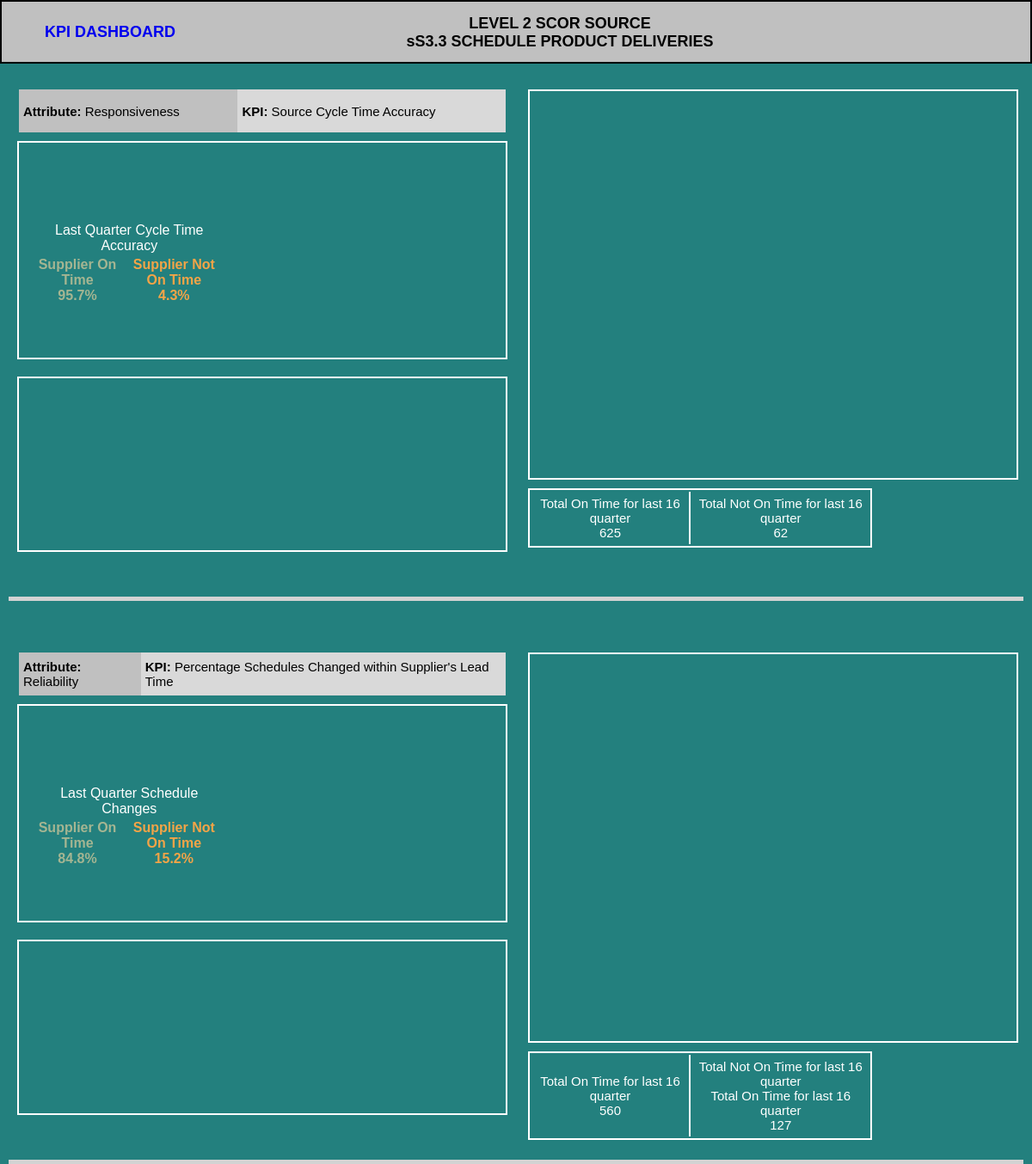
/source/source-tiga.php, run on the app's committed database.
### tables this page shows
CREATE TABLE "Source" (
	`id`	INTEGER PRIMARY KEY AUTOINCREMENT,
	`Year`	TEXT,
	`Quarter`	TEXT,
	`KulitPO`	TEXT,
	`KimiaPO`	TEXT,
	`TotalPO`	TEXT,
	`IdentifySourceOnTime`	TEXT,
	`NotOnTimeIdentifySource`	TEXT,
	`MaterialBiodegradable`	TEXT,
	`MaterialNotBiodegradable`	TEXT,
	`MaterialHazardous`	TEXT,
	`MaterialNotHazardous`	TEXT,
	`MaterialRecycledorReused`	TEXT,
	`MaterialNotRecycledorReused`	TEXT,
	`SupplierCertifiedISO`	TEXT,
	`SupplierUncertifiedISO`	TEXT,
	`SupplierEnvironmentalCriteria`	TEXT,
	`SupplierNotEnvironmentalCriteria`	TEXT,
	`SourceCycleOnTime`	TEXT,
	`SourceCycleNotOnTime`	TEXT,
	`LeadTimeOnSchedule`	TEXT,
	`LeadTimeChangedSchedule`	TEXT,
	`DemandRequirementOnTime`	TEXT,
	`DemandRequirementNotOnTime`	TEXT,
	`OrderCorrectContent`	TEXT,
	`OrderNotCorrectContent`	TEXT,
	`OrderDefectFree`	TEXT,
	`OrderDefect`	TEXT,
	`OrderDamageFree`	TEXT,
	`OrderDamage`	TEXT,
	`TransferredOnTime`	TEXT,
	`TransferredNotOnTime`	TEXT,
	`SuppliePaymentOnTime`	TEXT,
	`SupplierPaymentNotOnTime`	TEXT
);

### source/source-tiga.php (the view, shortened to what this page needs)
<?php
require '../layout.php';
?>
<body>
    <div id="container">
        <div id="header-detail">
            <a href="<?php echo $baseUrl ?>" style="color=black; text-decoration:none"><span style="float:left; margin-left:50px; margin-top: 25px">KPI DASHBOARD</span></a>
            <span style="margin-left:-100px">LEVEL 2 SCOR SOURCE<br>sS3.3 SCHEDULE PRODUCT DELIVERIES</span>
        </div>
        <?php
            $dir = 'sqlite:../db.db';
            $dbh = new PDO($dir) or die("Cannot open the database");
            $query = "SELECT * FROM Source ORDER BY id DESC LIMIT 16";
            $getPurchaseOrder = $dbh->prepare($query);
            $getPurchaseOrder->execute();
            $purchaseOrder = $getPurchaseOrder->fetchAll();
            $lastPurchaseOrder = $purchaseOrder[0];
            $jumlahSourceCycleOnTime = 0;
            $jumlahSourceCycleNotOnTime = 0;
            for ($i = 0; $i < count($purchaseOrder); $i++){
                $jumlahSourceCycleOnTime += $purchaseOrder[$i]['SourceCycleOnTime'];
                $jumlahSourceCycleNotOnTime += $purchaseOrder[$i]['SourceCycleNotOnTime'];
            }
        ?>
        <div id="attribute">
            <div id="attribute-left">
                <div id="attribute-title" style="margin-left:2px">
                    <table style="border:0px;border-collapse: collapse; width: 100%; height: 50px">
                        <tr>
                            <td style="background: #c0c0c0; padding: 5px;"><b>Attribute: </b> Responsiveness</td>
                            <td style="background: #d9d9d9; padding: 5px;"><b>KPI: </b> Source Cycle Time Accuracy</td>
                        </tr>
                    </table>
                </div>
                <div id="attribute-left-top">
                    <span style="float:left; text-align:center; margin-left:15px;margin-top:90px;width:40%">
                        <table style="text-align:center; font-size:16px;">
                            <tr>
                                <td colspan="2" style="color:white">Last Quarter Cycle Time Accuracy</td>
                            </tr>
                            <tr style="font-weight:bold">
                                <td style="color:#A5B592">Supplier On Time<br> <?php echo number_format($lastPurchaseOrder['SourceCycleOnTime']/($lastPurchaseOrder['SourceCycleOnTime'] + $lastPurchaseOrder['SourceCycleNotOnTime']) *100, 1); ?>% </td>
                                <td style="color:#F3A447">Supplier Not On Time<br> <?php echo number_format($lastPurchaseOrder['SourceCycleNotOnTime']/($lastPurchaseOrder['SourceCycleOnTime'] + $lastPurchaseOrder['SourceCycleNotOnTime']) *100, 1); ?>% </td>
                            </tr>
                        </table>
                    </span>
                </div>
                <div id="attribute-left-bottom">
                </div>
            </div>
            <div id="attribute-right">
                <div id="attribute-right-top">
                </div>
                <div id="attribute-right-bottom" style="margin-right:2px">
                    <table style="">
                        <tr>
                            <td style="padding: 5px; border-right: solid 2px white;">Total On Time for last 16 quarter<br> <?php echo  $jumlahSourceCycleOnTime ?></td>
                            <td style="padding: 5px;">Total Not On Time for last 16 quarter<br> <?php echo  $jumlahSourceCycleNotOnTime ?></td>
                        </tr>
                    </table>
                </div>
            </div>
        </div>
        <?php
        $query = "SELECT * FROM Source ORDER BY id DESC LIMIT 16";
            $getPurchaseOrder = $dbh->prepare($query);
            $getPurchaseOrder->execute();
            $purchaseOrder = $getPurchaseOrder->fetchAll();
            $lastPurchaseOrder = $purchaseOrder[0];
            $jumlahLeadTimeOnSchedule = 0;
            $jumlahLeadTimeChangedSchedule = 0;
            for ($i = 0; $i < count($purchaseOrder); $i++){
                $jumlahLeadTimeOnSchedule += $purchaseOrder[$i]['LeadTimeOnSchedule'];
                $jumlahLeadTimeChangedSchedule += $purchaseOrder[$i]['LeadTimeChangedSchedule'];
            }
        ?>
        <div id="attribute">
            <div id="attribute-left">
                <div id="attribute-title" style="margin-left:2px">
                    <table style="border:0px;border-collapse: collapse; width: 100%; height: 50px">
                        <tr>
                            <td style="background: #c0c0c0; padding: 5px;"><b>Attribute: </b> Reliability</td>
                            <td style="background: #d9d9d9; padding: 5px;"><b>KPI: </b> Percentage Schedules Changed within Supplier's Lead Time
</td>
                        </tr>
                    </table>
                </div>
                <div id="attribute-left-top">
                    <span style="float:left; text-align:center; margin-left:15px;margin-top:90px;width:40%">
                        <table style="text-align:center; font-size:16px;">
                            <tr>
                                <td colspan="2" style="color:white">Last Quarter Schedule Changes</td>
                            </tr>
                            <tr style="font-weight:bold">
                                <td style="color:#A5B592">Supplier On Time<br> <?php echo number_format($lastPurchaseOrder['LeadTimeOnSchedule']/($lastPurchaseOrder['LeadTimeOnSchedule'] + $lastPurchaseOrder['LeadTimeChangedSchedule']) *100, 1); ?>% </td>
                                <td style="color:#F3A447">Supplier Not On Time<br> <?php echo number_format($lastPurchaseOrder['LeadTimeChangedSchedule']/($lastPurchaseOrder['LeadTimeOnSchedule'] + $lastPurchaseOrder['LeadTimeChangedSchedule']) *100, 1); ?>% </td>
                            </tr>
                        </table>
                    </span>
                </div>
                <div id="attribute-left-bottom">
                </div>
            </div>
            <div id="attribute-right">
                <div id="attribute-right-top">
                </div>
                <div id="attribute-right-bottom" style="margin-right:2px">
                    <table style="">
                        <tr>
                            <td style="padding: 5px; border-right: solid 2px white;">Total On Time for last 16 quarter<br> <?php echo  $jumlahLeadTimeOnSchedule ?></td>
                            <td style="padding: 5px;">Total Not On Time for last 16 quarter<br> Total On Time for last 16 quarter<br> <?php echo  $jumlahLeadTimeChangedSchedule ?></td>
                        </tr>
                    </table>
                </div>
            </div>
        </div>
    </div>
</body>

### css/style.css (style rules this page uses)
html,body { background: #23807E; color: #000; font-size:15px; margin:0; padding: 0; height: 100%; width : 100%; font-family: sans-serif; }
#container { height: 100%; width: 100%; }
#header-detail { height: 70px; line-height: 70px; text-align: center; font-size: 18px; font-weight: bold; background: #c0c0c0; border: 2px solid black; }
#header-detail span { display: inline-block; vertical-align: middle; line-height: normal; }
#attribute { margin-top: 20px; margin-left: 10px; margin-right: 10px; margin-bottom: 50px; padding-bottom: 600px; border-bottom: 5px solid lightgrey; clear: both; }
#attribute-left { width: 48%; float: left; margin-left: 10px; }
#attribute-title { width: 100%; margin-top: 10px; }
#attribute-left-top { width: 100%; margin-top: 10px; height: 250px; border: 2px solid white; }
#attribute-left-bottom { width: 100%; margin-top: 20px; height: 200px; border: 2px solid white; }
#attribute-right { width: 48%; float: right; margin-right: 10px; }
#attribute-right-top { width: 100%; margin-top: 10px; height: 450px; border: 2px solid white; }
#attribute-right-bottom { width: 70%; margin-top: 10px; border: 2px solid white; }
#attribute-right-bottom table { border-collapse: separate; width: 100%; height: 50px; text-align:center; color:white; }

### data on the page
source: SourceCycleOnTime+SourceCycleNotOnTime "95.7", SourceCycleNotOnTime+SourceCycleOnTime "4.3", LeadTimeOnSchedule+LeadTimeChangedSchedule "84.8", LeadTimeChangedSchedule+LeadTimeOnSchedule "15.2"

### other printed values
$jumlahSourceCycleOnTime "625"
$jumlahSourceCycleNotOnTime "62"
$jumlahLeadTimeOnSchedule "560"
$jumlahLeadTimeChangedSchedule "127"
